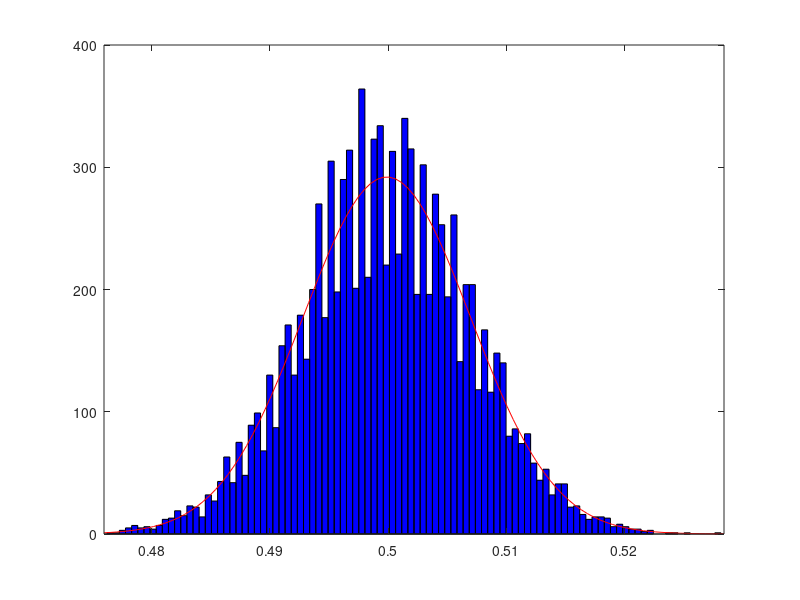

This figure's MATLAB source:
%%
% clear all;
% N = 20000;
% 
% blerEst = (0.1 ^ (1/100)) .^ (200:399);
% 
% estErr = sqrt(blerEst .* (1- blerEst) / (N - 1));
% 
% figure(1); hold on; grid on;
% plot(blerEst, estErr);
% 
% figure(2); hold on; grid on;
% plot(blerEst, 3*estErr ./ blerEst);

%%
clear all;

theBler = 0.5;
nSample = 1000*5;
nTest = 10000;
tmpV = rand(nSample, nTest);
estBler = sum(tmpV < theBler, 1) ./ nSample;
(max(estBler) - min(estBler))
histfit(estBler);

%%
% clear all;
% 
% snrdB_List = -15:0.01:30;
% 
% M = 4;
% baseOffset = -pow2db(sum(pow2(2:2:M)));
% itemOffset = 3 * 2 * (1:(M/2))';
% itemSinr = snrdB_List + baseOffset + itemOffset;
% itemNoisePower = db2pow(-(itemSinr));
% totalNoisePow = mean(itemNoisePower, 1);
% effSnrdB_List = -pow2db(totalNoisePow);
% figure(1); hold on; grid on;
% plot(snrdB_List, effSnrdB_List);

%%
% clear all;
% BB = -1/1; C = 1;
% snrdB_List = -20:0.01:30; snrLin = db2mag(snrdB_List);
% tmpY = exp(C*(BB*(snrLin .^ 2) + log(snrLin)));
% %tmpY = tmpY ./ sum(tmpY);
% figure(1); hold on; grid on; plot(snrdB_List, tmpY);


%%
% clear all;
% snrdB_List = -15:0.01:-5;
% c_dot = -db2pow(-10.92 + pow2db(10/log(10)));
% tmpY = exp(c_dot ./ (10 .^ (snrdB_List / 10)) - snrdB_List); x0 = -10*log10(-10/(log(10)*c_dot));
% b = 4.5; tmpY = tmpY / max(tmpY); tmpY = tmpY .^ b; tmpY = 0.087 * tmpY;
% tmpC = -db2pow(x0 + pow2db(10/log(10)));
% figure(3); hold on; grid on;
% plot(snrdB_List, tmpY); plot(x0*ones(1,22), max(tmpY)*(0:21)/20, '--');
